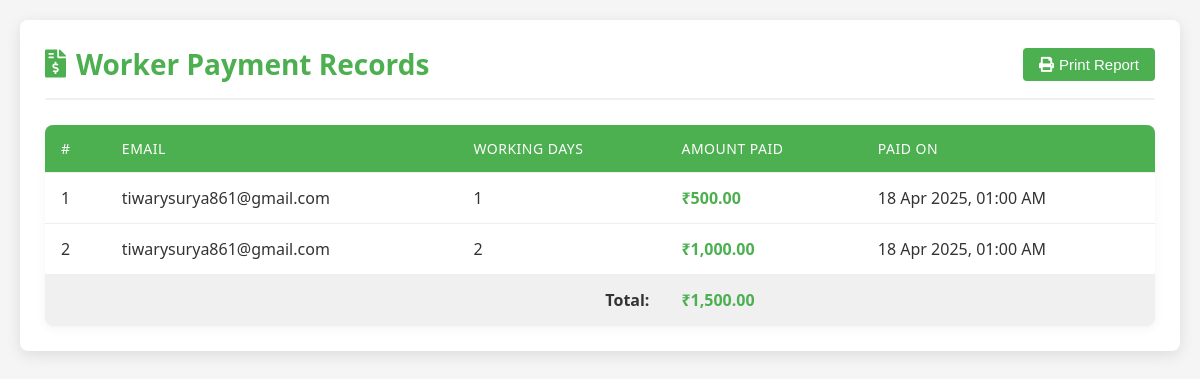
The page /php/payment_history.php on the database as committed earlier.
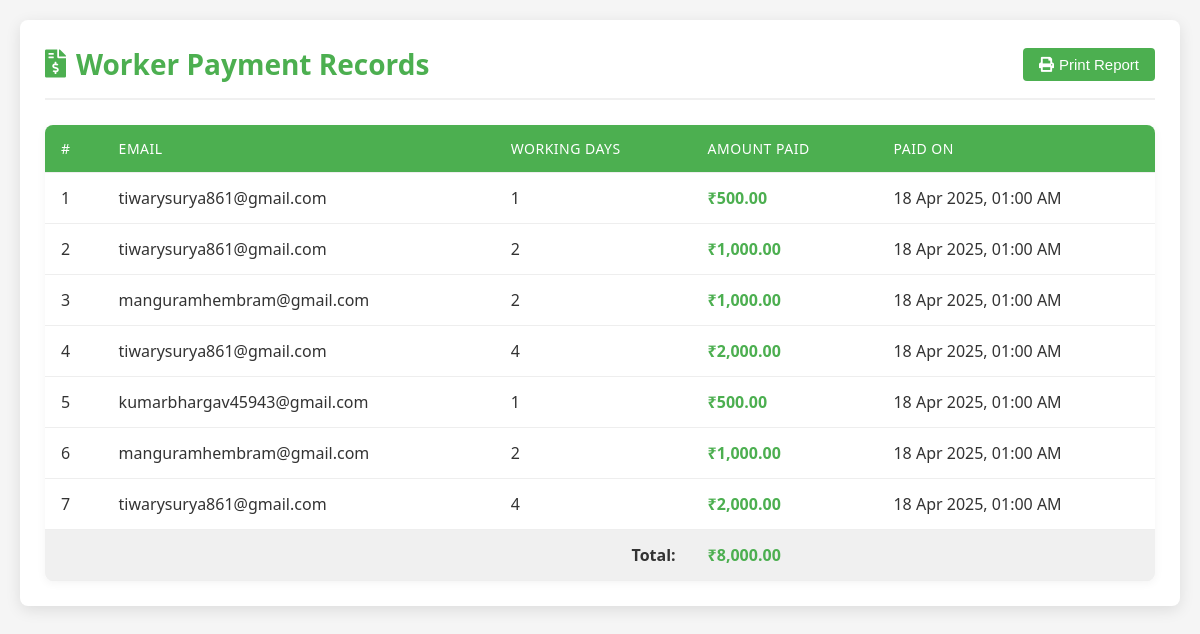
The same page on the database as committed later.
### tables this page shows
CREATE TABLE `payments` (
  `id` int(11) NOT NULL,
  `email` varchar(50) NOT NULL,
  `working_days` int(11) NOT NULL,
  `amount_paid` decimal(10,2) NOT NULL,
  `payment_date` datetime DEFAULT current_timestamp()
);

### php/payment_history.php (the view, shortened to what this page needs)
<?php
$host = 'localhost';
$db   = 'final';
$user = 'root';
$pass = '';
$conn = new mysqli($host, $user, $pass, $db);
$sql = "SELECT id, email, working_days, amount_paid FROM payments";
$result = $conn->query($sql);
?>
<!DOCTYPE html>
<html>
<head>
    <link href="https://cdnjs.cloudflare.com/ajax/libs/font-awesome/5.15.4/css/all.min.css" rel="stylesheet">
</head>
<body>
    <div class="container">
        <div class="header">
            <h2><i class="fas fa-file-invoice-dollar"></i> Worker Payment Records</h2>
            <div class="actions">
                <button class="btn btn-print" onclick="printReport()">
                    <i class="fas fa-print"></i> Print Report
                </button>
            </div>
        </div>
        <div class="table-container">
            <table>
                <thead>
                    <tr>
                        <th>#</th>
                        <th>Email</th>
                        <th>Working Days</th>
                        <th>Amount Paid</th>
                        <th>Paid On</th>
                    </tr>
                </thead>
                <tbody>
                    <?php
                    if ($result->num_rows > 0) {
                        $count = 1;
                        $total_amount = 0;
                        while ($row = $result->fetch_assoc()) {
                            $total_amount += $row['amount_paid'];
                            $payment_date = isset($row['created_at']) ? date("d M Y, h:i A", strtotime($row['created_at'])) : date("d M Y, h:i A");
                            echo "<tr class='record-row'>";
                            echo "<td>" . $count++ . "</td>";
                            echo "<td>" . htmlspecialchars($row['email']) . "</td>";
                            echo "<td>" . $row['working_days'] . "</td>";
                            echo "<td class='amount'>₹" . number_format($row['amount_paid'], 2) . "</td>";
                            echo "<td class='date-cell'>" . $payment_date . "</td>";
                            echo "</tr>";
                        }
                        echo "<tr style='font-weight: bold; background-color: #f0f0f0;'>";
                        echo "<td colspan='3' style='text-align: right;'>Total:</td>";
                        echo "<td class='amount'>₹" . number_format($total_amount, 2) . "</td>";
                        echo "<td></td>";
                        echo "</tr>";
                    } else {
                        echo "<tr><td colspan='5' class='no-records'>No payment records found.</td></tr>";
                    }
                    ?>
                </tbody>
            </table>
        </div>
    </div>
</body>
</html>

Rows that differ between the two databases and show on the page:
added payments: email "manguramhembram@gmail.com", working_days "2", amount_paid "1,000.00", payment_date "18 Apr 2025, 01:00 AM"
added payments: email "tiwarysurya861@gmail.com", working_days "4", amount_paid "2,000.00", payment_date "18 Apr 2025, 01:00 AM"
added payments: email "kumarbhargav45943@gmail.com", working_days "1", amount_paid "500.00", payment_date "18 Apr 2025, 01:00 AM"
added payments: email "manguramhembram@gmail.com", working_days "2", amount_paid "1,000.00", payment_date "18 Apr 2025, 01:00 AM"
added payments: email "tiwarysurya861@gmail.com", working_days "4", amount_paid "2,000.00", payment_date "18 Apr 2025, 01:00 AM"
Other text that changed with them:
$total_amount: "1,500.00" → "8,000.00"
